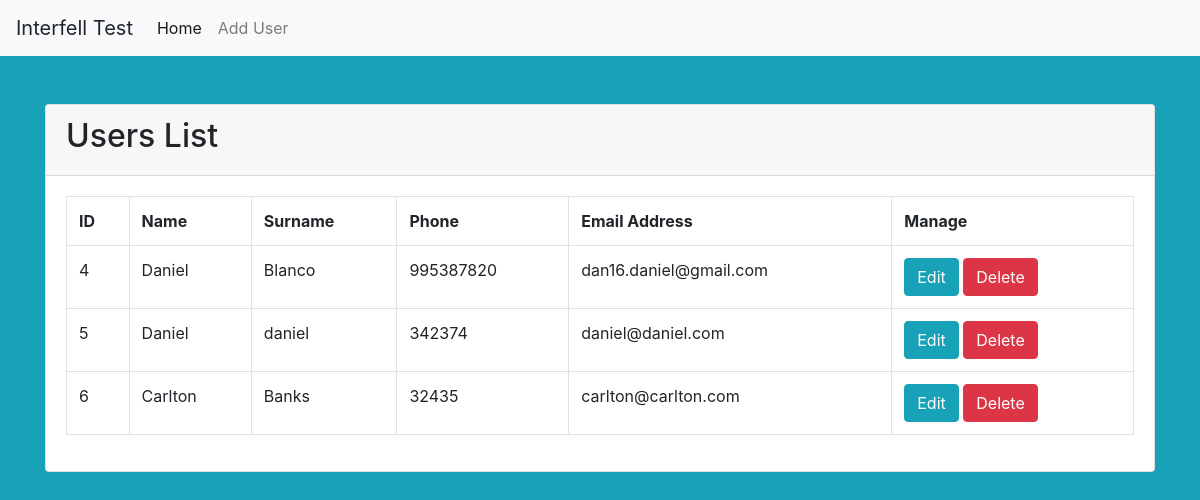
The page / on the database its author committed.
### tables this page shows
CREATE TABLE `users` (
  `id` int(11) NOT NULL,
  `name` varchar(100) NOT NULL,
  `surname` varchar(100) NOT NULL,
  `phone` int(11) NOT NULL,
  `email` varchar(100) NOT NULL
);

### index.php (the view)
<?php
require 'db.php';
$sql = 'SELECT * FROM users';
$statement = $connection->prepare($sql);
$statement->execute();
$people = $statement->fetchAll(PDO::FETCH_OBJ);
 ?>
<?php require 'header.php'; ?>
<div class="container">
  <div class="card mt-5">
    <div class="card-header">
      <h2>Users List</h2>
    </div>
    <div class="card-body">
      <table class="table table-bordered">
        <tr>
          <th>ID</th>
          <th>Name</th>
          <th>Surname</th>
          <th>Phone</th>
          <th>Email  Address</th>
          <th>Manage</th>
        </tr>
        <?php foreach($people as $person): ?>
          <tr>
            <td><?= $person->id; ?></td>
            <td><?= $person->name; ?></td>
            <td><?= $person->surname; ?></td>
            <td><?= $person->phone; ?></td>
            <td><?= $person->email; ?></td>
            <td>
              <a href="edit.php?id=<?= $person->id ?>" class="btn btn-info">Edit</a>
              <a onclick="return confirm('Are you sure you want to delete this entry?')" href="delete.php?id=<?= $person->id ?>" class='btn btn-danger'>Delete</a>
            </td>
          </tr>
        <?php endforeach; ?>
      </table>
    </div>
  </div>
</div>
<?php require 'footer.php'; ?>

### header.php (shortened to what this page needs)
<!doctype html>
<html lang="en">
  <head>
    <link rel="stylesheet" href="https://maxcdn.bootstrapcdn.com/bootstrap/4.0.0-beta.2/css/bootstrap.min.css">
  </head>
  <body class="bg-info">
    <nav class="navbar navbar-expand-lg navbar-light bg-light">
  <a class="navbar-brand">Interfell Test</a>
  <div class="collapse navbar-collapse" id="navbarSupportedContent">
    <ul class="navbar-nav mr-auto">
      <li class="nav-item active">
		  <a class="nav-link" href="/crud">Home </a>
      </li>
      <li class="nav-item">
        <a class="nav-link" href="create.php">Add User</a>
      </li>
    </ul>
  </div>
</nav>

### footer.php (shortened to what this page needs)
  </body>
</html>

### rows shown on the page
users: id "4", name "Daniel", surname "Blanco", phone "995387820", email "dan16.daniel@gmail.com"
users: id "5", name "Daniel", surname "daniel", phone "342374", email "daniel@daniel.com"
users: id "6", name "Carlton", surname "Banks", phone "32435", email "carlton@carlton.com"
